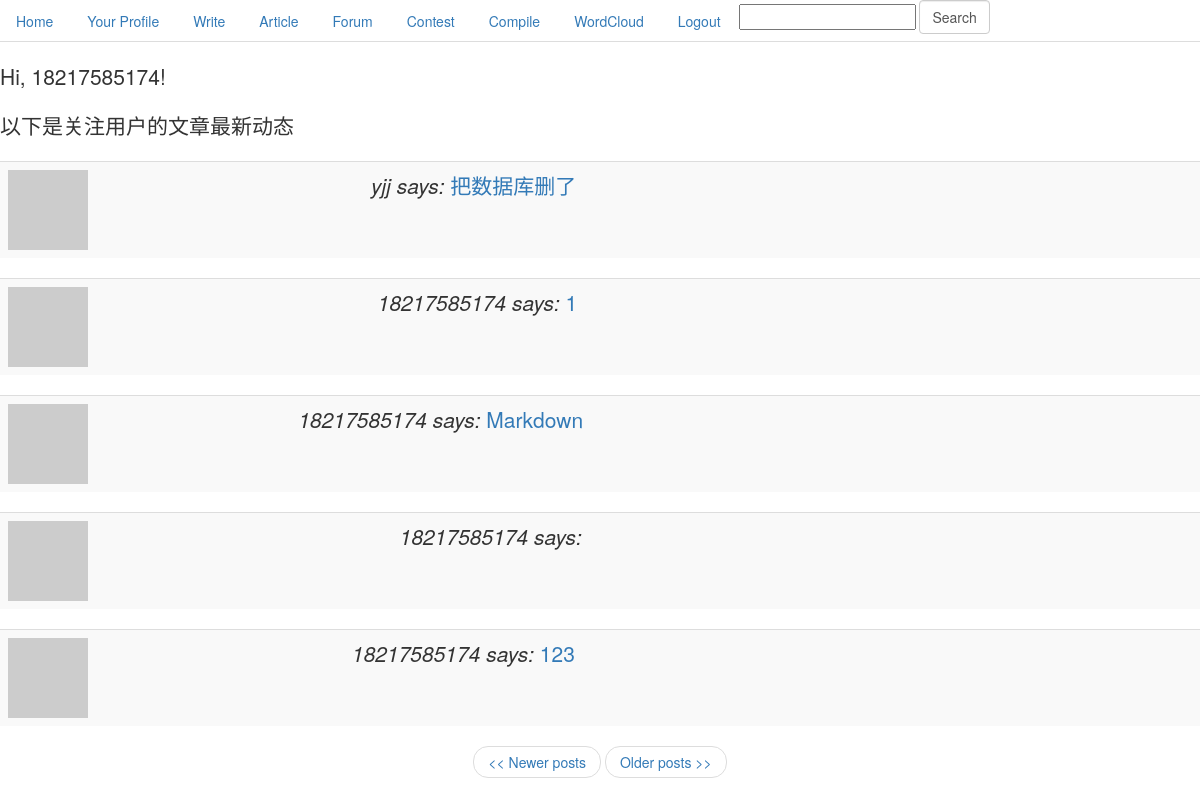
The page /index (signed in) on the database as committed earlier.
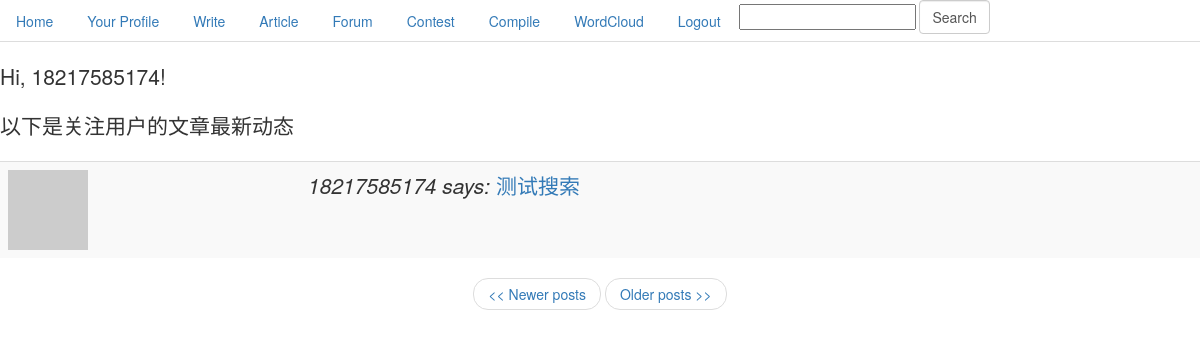
The same page on the database as committed later.
### app/models.py (models this page shows, shortened)
class User(db.Model):
    id = db.Column(db.Integer, primary_key=True)
    nickname = db.Column(db.String(64), index=True, unique=True)
    email = db.Column(db.String(120), index=True, unique=True)
    password = db.Column(db.String(120), index=True)
    posts = db.relationship('Post', backref='author', lazy='dynamic')
    cards = db.relationship('Card', backref='participant')
    about_me = db.Column(db.String(140))
    last_seen = db.Column(db.DateTime)
    followed = db.relationship('User',
                               secondary=followers,
                               primaryjoin=(followers.c.follower_id == id),
                               secondaryjoin=(followers.c.followed_id == id),
                               backref=db.backref('followers', lazy='dynamic'),
                               lazy='dynamic')
    def followed_posts(self):
        return Post.query.join(followers, (followers.c.followed_id == Post.user_id)).filter(
            followers.c.follower_id == self.id).order_by(Post.timestamp.desc())
    is_authenticated = True
    is_active = True
    is_anonymous = False
    def avatar(self, size):
        return 'http://www.gravatar.com/avatar/' + md5(self.email.encode('utf8')).hexdigest() + '?d=mm&s=' + str(size)

class Post(db.Model):
    __searchable__ = ['body', 'title']
    __analyzer__ = ChineseAnalyzer()
    id = db.Column(db.Integer, primary_key=True)
    title = db.Column(db.String(100))
    body = db.Column(db.String(140))
    timestamp = db.Column(db.DateTime)
    user_id = db.Column(db.Integer, db.ForeignKey('user.id'))

### app/views.py (the view)
@app.route('/', methods=['GET', 'POST'])
@app.route('/index', methods=['GET', 'POST'])
@app.route('/index/<int:page>', methods=['GET', 'POST'])
@login_required
def index(page=1):
    posts = g.user.followed_posts().paginate(page, POSTS_PER_PAGE, False)
    return render_template('index.html',
        title='Home',
        posts=posts)

### app/forms.py
class SearchForm(Form):
    search = StringField('search', validators=[DataRequired()])

### app/views.py (called while the page is built)
@app.before_request
def before_request():
    g.user = current_user
    g.search_form = SearchForm()
    if g.user.is_authenticated:
        g.user.last_seen = datetime.utcnow()
        db.session.add(g.user)
        db.session.commit()

@lm.user_loader
def load_user(id):
    return User.query.get(int(id))

### app/templates/index.html
{% extends "base.html" %}
{% block content %}
<h1 class="lead">Hi, {{g.user.nickname}}!</h1>
<p class="lead">以下是关注用户的文章最新动态</p>
{% for post in posts.items %}
    {% include 'post.html' %}
{% endfor %}
<nav>
    <ul class="pager">
{% if posts.has_prev %}<li><a href="{{ url_for('index', page = posts.prev_num) }}"><< Newer posts</a></li>{% else %}<li><a href="#"><< Newer posts</a></li>{% endif %}
{% if posts.has_next %}<li><a href="{{ url_for('index', page = posts.next_num) }}">Older posts >></a></li>{% else %}<li><a href="#">Older posts >></a></li>{% endif %}
    </ul>
</nav>
{% endblock %}

### app/templates/base.html (shortened to what this page needs)
<!DOCTYPE html>
<html lang="en">
<head>
    <link rel="stylesheet" href="https://cdn.bootcss.com/bootstrap/3.3.7/css/bootstrap.min.css"
>
    <link rel="stylesheet" href="https://cdn.bootcss.com/bootstrap/3.3.7/css/bootstrap-theme.min.css"
>
</head>
<body>
    <div class="nav nav-tabs">
    <li><a href="{{ url_for('index') }}">Home</a></li>
    {% if g.user.is_authenticated %}
    <li><a href="{{ url_for('user', nickname = g.user.nickname) }}">Your Profile</a></li>
    <li><a href="{{ url_for('write') }}">Write</a></li>
    <li><a href="{{ url_for('look') }}">Article</a></li>
    <li><a href="{{ url_for('forum') }}">Forum</a></li>
    <li><a href="{{ url_for('contest') }}">Contest</a></li>
    <li><a href="{{ url_for('code') }}">Compile</a></li>
    <li><a href="{{ url_for('wc') }}">WordCloud</a></li>
    <li><a href="{{ url_for('logout') }}">Logout</a></li>
    <li>
        <form style="display: inline;" action="{{url_for('search')}}" method="post" name="search" class="form-inline">
            <div class="form-group">
                {{g.search_form.hidden_tag()}}{{g.search_form.search(size=20)}}
            </div>
            <input type="submit"  class="form-control" value="Search">
        </form>
    </li>
    {% endif %}
    </div>
    {% block content %}{% endblock %}
</body>
</html>

### app/templates/post.html
<table class="table table-striped table-hover">
    <tr class="lead">
        <td><a href="{{ url_for('user', nickname = post.author.nickname) }}"><img src="{{post.author.avatar(50)}}"></a></td>
        <td><i>{{post.author.nickname}} says:</i>
        <a href="{{ url_for('article', pk = post.id) }}">{{post.title}}</a></td>
    </tr>
</table>

Rows that differ between the two databases and show on the page:
removed Post: author.nickname "yjj", title "把数据库删了"
removed Post: author.nickname "18217585174", title "1"
removed Post: author.nickname "18217585174", title "Markdown"
removed Post: author.nickname "18217585174"
removed Post: author.nickname "18217585174", title "123"
now on this page (row edited): Post: author.nickname "18217585174", title "测试搜索"
